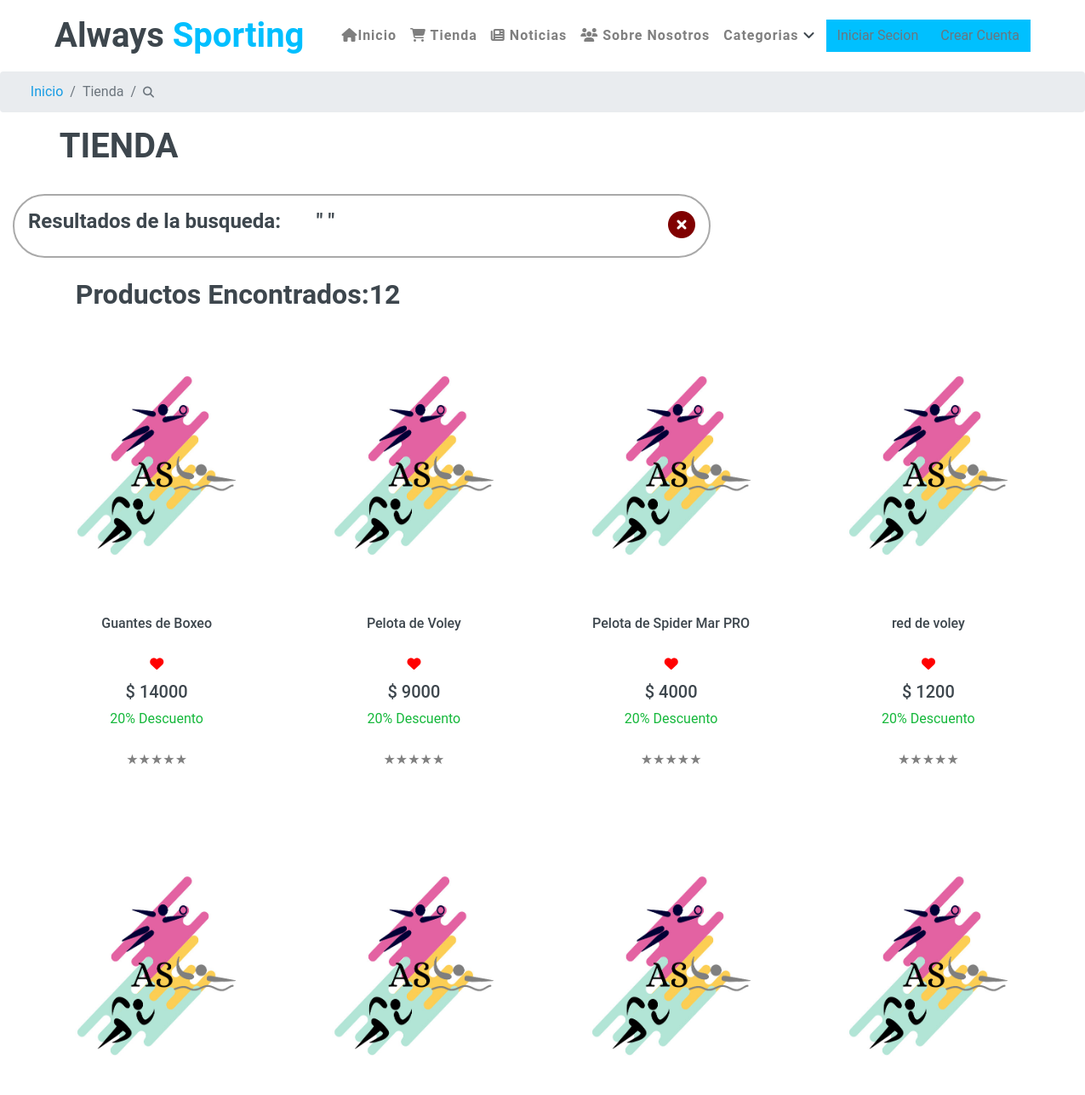
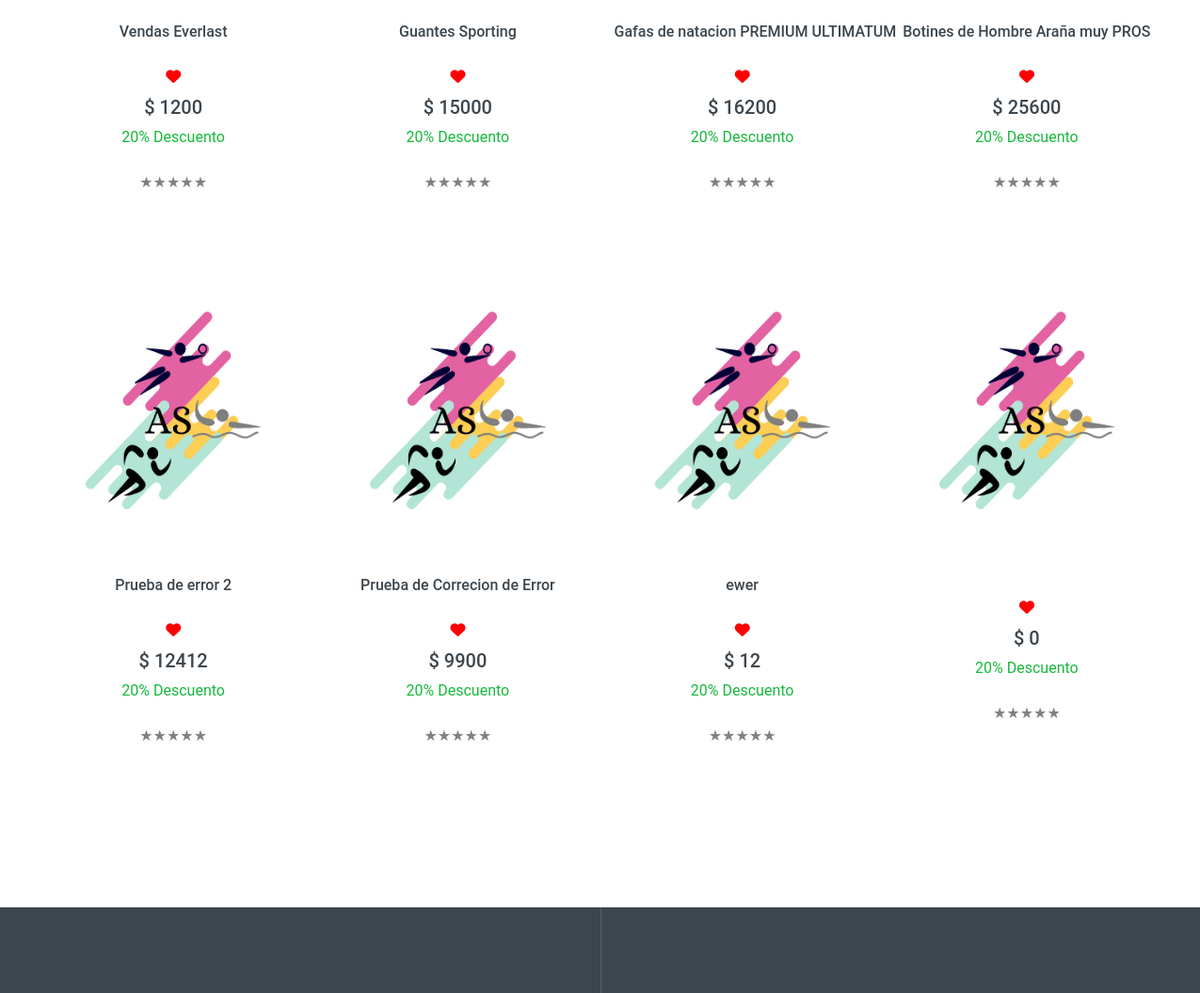
The page /wewi_wawo.php (upper part) on the database as committed earlier (2 pictures, top to bottom).
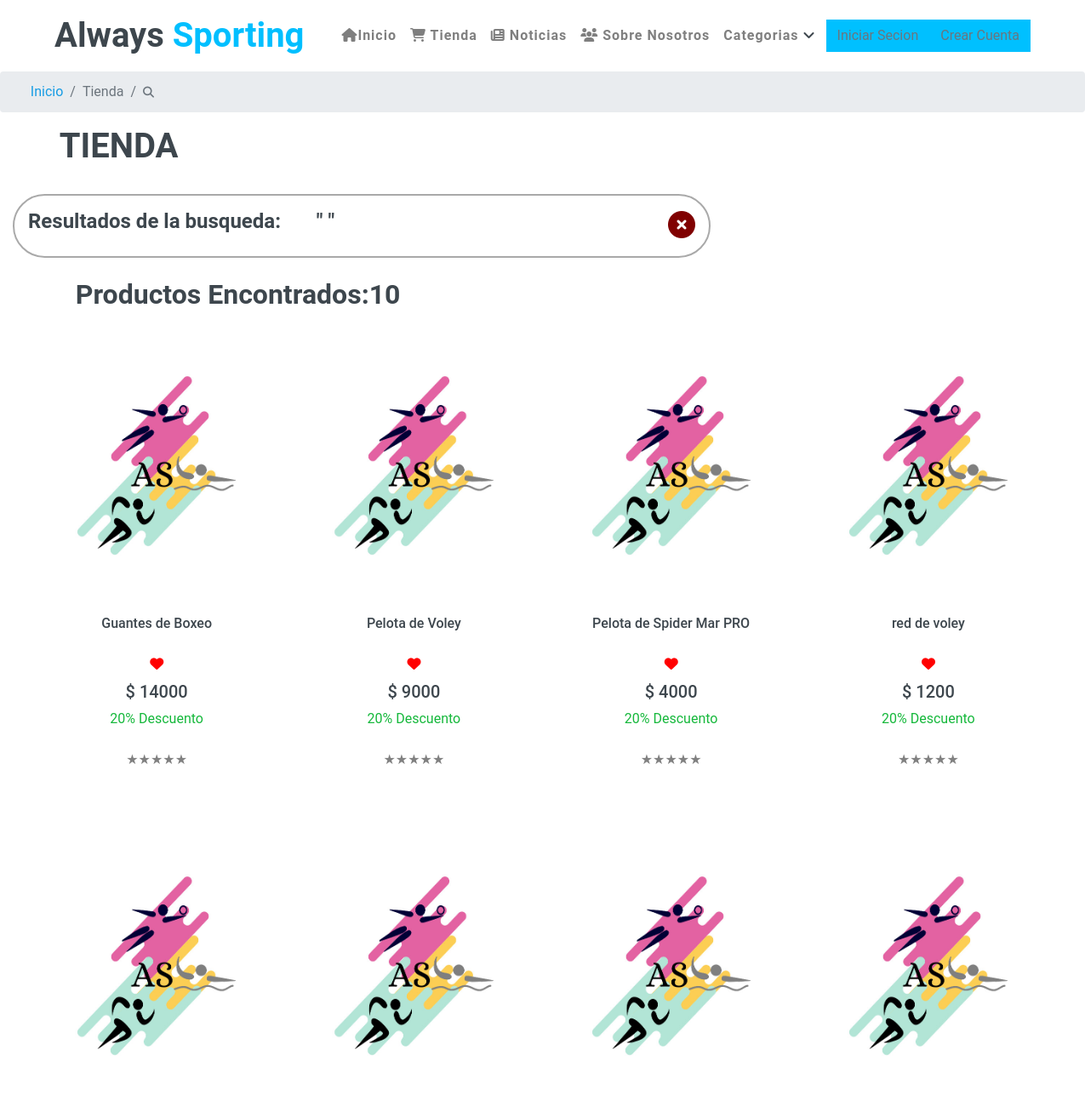
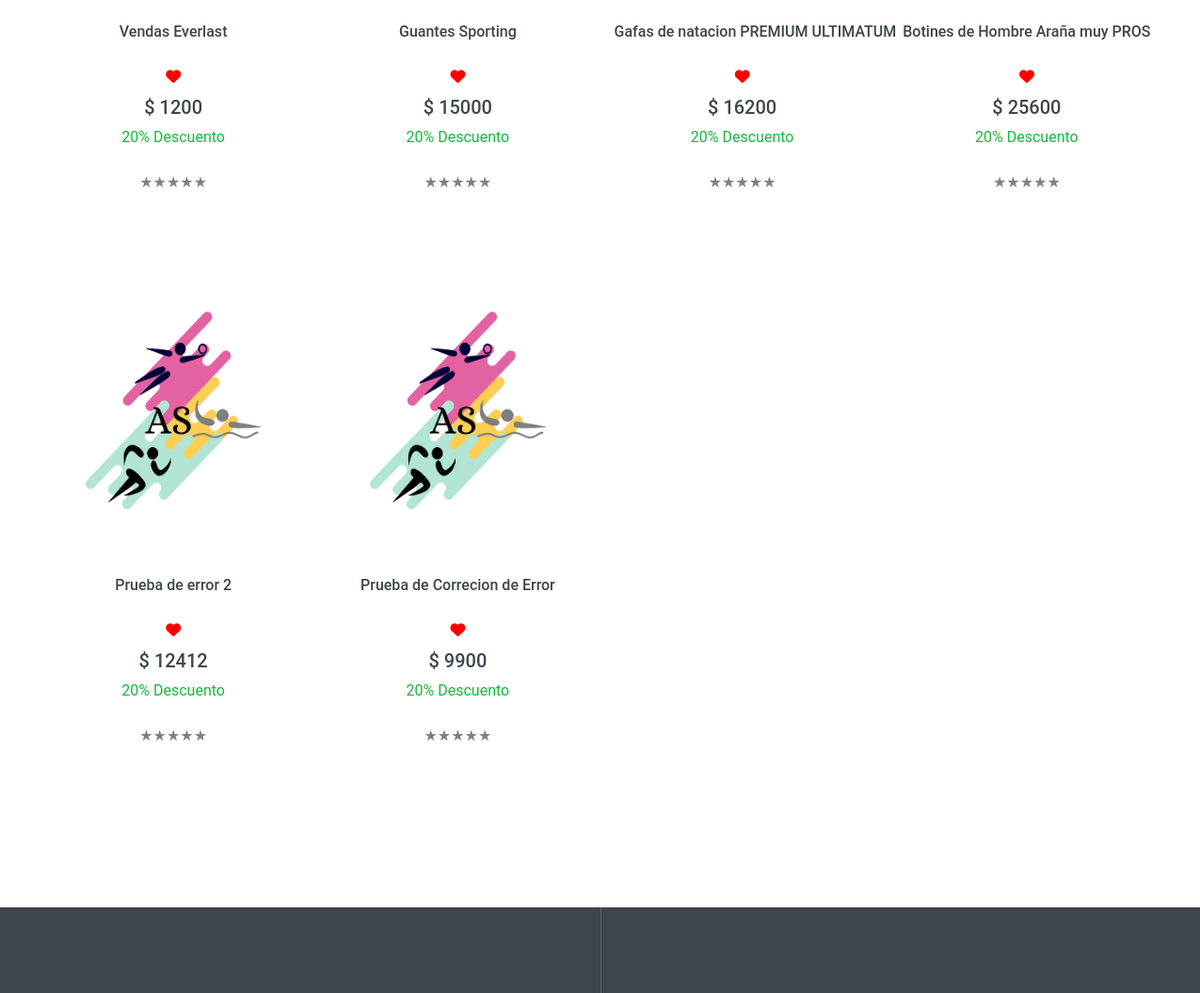
The same page on the database as committed later (2 pictures, top to bottom).
### tables this page shows
CREATE TABLE `productos` (
  `id` int(100) UNSIGNED NOT NULL,
  `nombre_prod` varchar(150) NOT NULL,
  `descripcion` varchar(250) NOT NULL,
  `texto` text NOT NULL,
  `id_deporte` int(100) NOT NULL,
  `precio` int(100) NOT NULL,
  `fecha_alta` datetime NOT NULL,
  `id_usuario` int(100) NOT NULL,
  `imagen` mediumblob NOT NULL DEFAULT 'pred.png',
  `descuento` int(11) DEFAULT NULL,
  `cantidad` int(255) NOT NULL
);

### wewi_wawo.php (called while the page is built, shortened)
<?php
require_once "views/layout.php";
?>

### seeker.php (the view, shortened to what this page needs)
<?php
$busqueda = $_POST['busqueda'];
if ($busqueda <> '  ') {
    $trozos = explode(" ", $busqueda);
    $numero = count($trozos);
    if ($numero == 1) {
        $cadbusca = "SELECT id, nombre_prod, imagen, precio FROM productos WHERE nombre_prod LIKE '$busqueda%' ";
    } else if ($busqueda == '') {
        $cadbusca = "SELECT id,nombre_prod,imagen,precio FROM `productos` WHERE 1;";
    } else if ($busqueda == ' ') {
        $cadbusca = "SELECT id,nombre_prod,imagen,precio FROM `productos` WHERE 1;";
    }
    $result = mysqli_query($conn, $cadbusca);
    $row = mysqli_fetch_all($result, MYSQLI_ASSOC);
    ?>
    <link href="css/style.css" rel="stylesheet">
    <link rel="stylesheet" href="css/shop.css">
    <nav aria-label="breadcrumb">
        <ol class="breadcrumb">
            &nbsp;&nbsp;&nbsp;&nbsp;&nbsp;<li class="breadcrumb-item"><a href="index.php" class="link-info"
                    style="text-decoration: none;">Inicio</a>
            </li>
            <li class="breadcrumb-item active" href="shop.php" aria-current="page"><a class="link-dark"
                    style="text-decoration: none;">Tienda</a></li>
            <li class="breadcrumb-item active" href="shop.php" aria-current="page"><a class="link-dark"
                    style="text-decoration: none;"><?php echo $busqueda; ?> <i class="fa-solid fa-magnifying-glass"
                        style="font-size: 13px;"></i></a></li>
        </ol>
    </nav>
    <div class="rov">
        <div align="baseline">
            <h1 align="left">&nbsp;&nbsp;&nbsp;&nbsp;&nbsp;&nbsp;&nbsp;TIENDA</h1><br>
        </div>
        <div class="col-lg-8">
            <div class="modal-content" style="border:2px solid darkgrey; border-radius: 100px; height:75px;">
                <div class="modal-header border-0">
                    <h4>Resultados de la busqueda: &nbsp;&nbsp;&nbsp;&nbsp;&nbsp;&nbsp;"
                        <?php echo $busqueda; ?>"
                    </h4>
                    <h2><span><a href="shop.php" data-toggle="tooltip" data-placement="top" title="Eliminar búsqueda"> <i
                                    class="fa-solid fa-circle-xmark" style="color:maroon; margin-top:0.5%;"></i></a></span>
                    </h2>
                </div>
            </div>
        </div>
        <br>
        <div class="row px-xl-5">
            <?php $x = 0;
            foreach ($row as $rowss) {
                $x++;
            }
            echo "<h2>&nbsp;&nbsp;&nbsp;&nbsp;&nbsp;&nbsp;&nbsp;Productos Encontrados:", $x, " </h2><br>"; ?>
            </div>
            <br>
            <div class="row px-xl-5">
        <?php foreach ($row as $nuevos) { ?>
            <div class="col-lg-3 col-md-4 col-sm-6 pb-5">
                <div class="product-item bg-light mb-4">
                    <div class="product-img position-relative overflow-hidden">
                        <?php
                        if (file_exists('img/productos/' . $nuevos['id'] . '/principal.jpg')) { ?>
                            <img class="img-fluid" style="width: 400px; height:300px"
                                src="img/productos/<?php echo $nuevos['id']; ?>/principal.jpg">
                            <?php
                        } ?>
                        <div class="product-action">
                        </div>
                    </div>
                    <div class="text-center py-4">
                        <a class="h6 text-decoration-none text-truncate" href="products_read_more.php?id=<?php echo $nuevos['id']?>">
                            <?php echo $nuevos['nombre_prod'] ?>
                            <div align="center" &nbsp;&nbsp;>
                                &nbsp;&nbsp;&nbsp;&nbsp;&nbsp;&nbsp;&nbsp;&nbsp;&nbsp;&nbsp;&nbsp;&nbsp;&nbsp;&nbsp;<a>
                                    <i class="fa-solid fa-heart" style="color:red;"></i> </a></div>
                        </a>
                        <div class="d-flex align-items-center justify-content-center mt-2">
                            <h5>$
                                <?php echo $nuevos['precio'] ?>
                            </h5>
                        </div>
                        <div align="center">
                            <FONT COLOR="#15b83b">20% Descuento</FONT>
                        </div>
                    </div>
                    <div align="center">
                        <form>
                            <p class="clasificacion">
    <label for="radio1">★</label><label for="radio2">★</label><label for="radio3">★</label><label for="radio4">★</label><label for="radio5">★</label>
                            </p>
                        </form>
                    </div>
                </div>
            </div>
        <?php } ?>
    </div>
<?php }
?>
    </div>

### views/layout.php (shortened to what this page needs)
<!DOCTYPE html>
<html lang="en">
<head>
  <link href="css/seeker.css" rel="stylesheet">
  <link rel="stylesheet" href="https://stackpath.bootstrapcdn.com/bootstrap/4.1.3/css/bootstrap.min.css">
  <link href="lib/animates/SuperTux.min.css" rel="stylesheet">
  <link href="lib/tempusdominus/css/tempusdominus-bootstrap-4.min.css" rel="stylesheet" />
  <link href="css/naruto.css" rel="stylesheet">
  <link href="css/styles.min.css" rel="stylesheet">
  <link href="css/xd.css" rel="stylesheet">
</head>
<body>
  <header>
    <?php require_once "navbar.php"; ?>
  </header>
  <?php
  $section = (isset($section)) ? $section : 'home';
  require_once $section . '.php';
  ?>
  <footer>
    <?php require_once "footer.php"; ?>
</body>
</html>

### views/navbar.php (shortened to what this page needs)
<div class="container-fluid p-0">
    <nav class="navbar navbar-expand-lg bg-white navbar-light py-3 py-lg-0 px-lg-5">
        <a href="index.php" class="navbar-brand ml-lg-3">
            <h1 class="m-0 " color="Deepskyblue"><span class="text-dark">Always</span>
                <font color="00BFFF">Sporting</font>
            </h1>
        </a>
        <div class="collapse navbar-collapse justify-content-between px-lg-3" id="navbarCollapse">
            <div class="navbar-nav m-auto py-0">
                <a href="index.php" onMouseover="this.style.color='Deepskyblue'" onMouseout="this.style.color='Dimgray'" class="nav-link "><i class="fa-solid fa-house"></i>Inicio</a>
                <a href="shop.php" onMouseover="this.style.color='Deepskyblue'" onMouseout="this.style.color='Dimgray'" class=" nav-link "><i class="fa-solid fa-cart-shopping"></i> Tienda</a>
                <a href="noticias.php" onMouseover="this.style.color='Deepskyblue'" onMouseout="this.style.color='Dimgray'" class=" nav-link "><i class="fa-solid fa-newspaper"></i> Noticias</a>
                    <a href="about_us.php" onMouseover="this.style.color='Deepskyblue'" onMouseout="this.style.color='Dimgray'" class=" nav-link "><i class="fa-solid fa-users"></i>
                        Sobre Nosotros</a>
                    <div class="nav-item dropdown">
                        <a href="#" onMouseover="this.style.color='Deepskyblue'" onMouseout="this.style.color='gray'" class="nav-link  dropdown-toggle" data-toggle="dropdown">Categorias <i class="fa fa-angle-down text-dark"></i>
                        </a>
                    </div>
            </div>
            <?php
            if (isset($_SESSION['usuario'])) {
            ?>
                <div class="nav-item dropdown col-lg-2">
                    <a href="#" onMouseover="this.style.color='Deepskyblue'" onMouseout="this.style.color='gray'" class="nav-link text-dark dropdown-toggle" data-toggle="dropdown"><i class="fa-regular fa-circle-user"></i>
                        <?php echo $_SESSION['usuario']['user_name']; ?>
                    </a>
                    <div class="dropdown-menu rounded-0 m-0">
                        <a id=miBoton href="my_perfil.php" class="dropdown-item">Mi Perfil</a>
                        <?php if ($_SESSION['usuario']['rol'] > 1) { ?>
                            <a id=miBoton href="lista_usu.php" class="dropdown-item">Listado de Usuarios</a>
                        <?php } ?>
                        <a id=miBoton href="logout.php" class="dropdown-item">Cerrar Secion</a>
                    </div>
                </div>
            <?php } else { ?>
                <a href="login.php" class="btn  " style="background-color:rgb(0 192 255);" onMouseover="this.style.color='black'" onMouseout="this.style.color='Dimgray'">Iniciar Secion</a>
                <a href="register.php" class="btn  " style="background-color:rgb(0 192 255);" onMouseover="this.style.color='black'" onMouseout="this.style.color='Dimgray'">Crear Cuenta</a>
            <?php } ?>
        </div>
    </nav>
</div>

### views/footer.php (shortened to what this page needs)
   <div class="footer container-fluid position-relative bg-dark py-5" style="margin-top: 90px;">
        <div class="container pt-5">
            </div>
        </div>
</body>
</html>

### css/xd.css (style rules this page uses)
body,html { height: 100%; width: 100%; margin: 0; padding: 0; background: #ffffff !important; }

### css/shop.css (style rules this page uses)
label { color: grey; }
.clasificacion { direction: rtl; unicode-bidi: bidi-override; }

Rows that differ between the two databases and show on the page:
removed productos: nombre_prod "ewer", precio "12"
removed productos: precio "0"
Other text that changed with them:
$x: "12" → "10"
